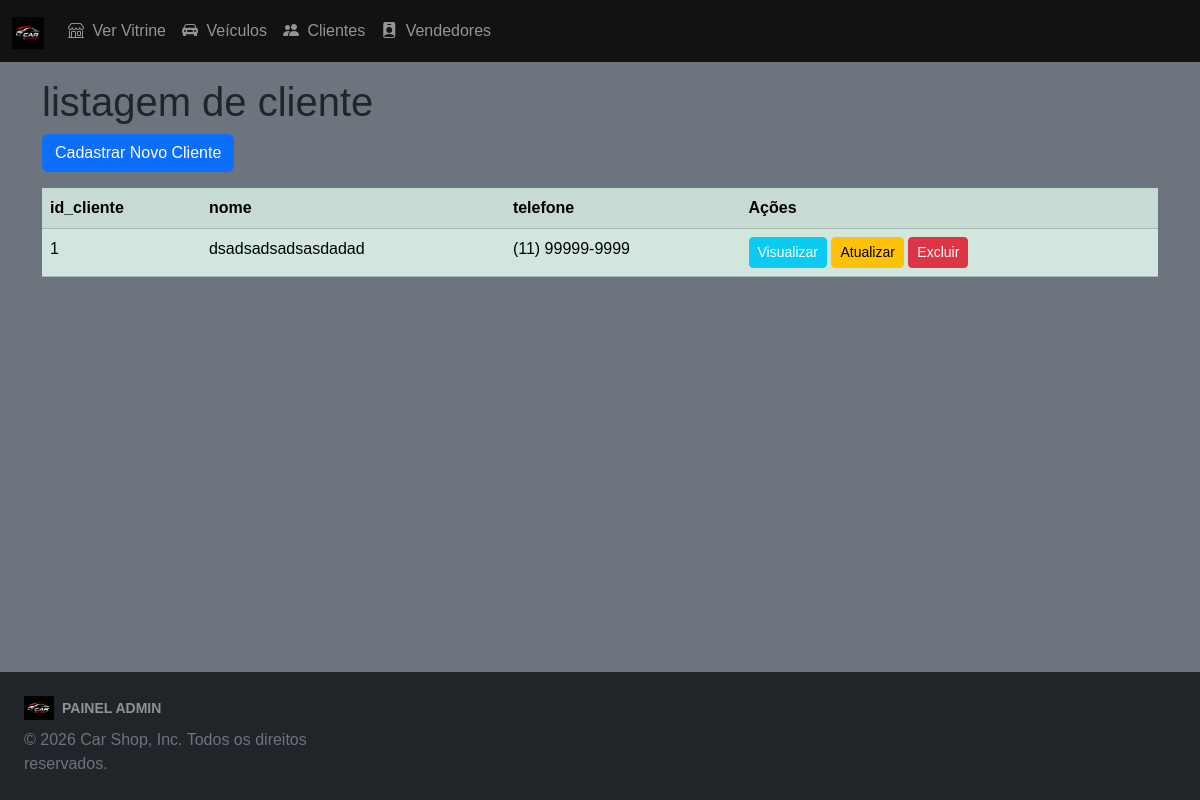
Page /cliente-listagem.php on the committed database.
### tables this page shows
CREATE TABLE `tb_cliente` (
  `id_cliente` int(11) NOT NULL AUTO_INCREMENT,
  `nome` varchar(120) NOT NULL,
  `cpf` varchar(14) NOT NULL,
  `email` varchar(100) NOT NULL,
  `telefone` varchar(20) NOT NULL,
  `senha` varchar(225) NOT NULL,
  `foto` varchar(1000) NOT NULL,
  PRIMARY KEY (`id_cliente`)
);

### cliente-listagem.php (the view, shortened to what this page needs)
<?php
include "include/inc-cabecalho.php";
include "include/inc-menu-administrador.php";
?>
<body class="d-flex flex-column min-vh-100 bg-secondary">
    <main class="container pt-3 mb-2">
        <h1>listagem de cliente</h1>
        <div class="row">
         <div class="col">
            <a href="cliente-cadastrar.php" class="btn btn-primary mb-3">Cadastrar Novo Cliente</a>
         </div>
        </div>
        <div class="row">
        <div class="col">
        <table class="table table-success table-striped">
            <tr>
            <th>id_cliente</th>
            <th>nome</th>
            <th>telefone</th>
            <th scope="col">Ações</th>
            </tr>
            <?php
            include "inc-conexao.php";
            $sql = "select * from tb_cliente order by id_cliente, nome, cpf, email, telefone, senha";
            $resultado = mysqli_query($conexao, $sql);
            while($linha_resultado = mysqli_fetch_assoc($resultado)){
                echo "<tr>";
                echo "<td> {$linha_resultado['id_cliente']} </td>";
                echo "<td> {$linha_resultado['nome']} </td>";
                echo "<td> {$linha_resultado['telefone']} </td>";
                echo "<td>";
                echo " <a href='cliente-visualizar.php?id_cliente={$linha_resultado['id_cliente']}' class='btn btn-sm btn-info text-white'>Visualizar</a> ";
                echo " <a href='cliente-atualizar.php?id_cliente={$linha_resultado['id_cliente']}' class='btn btn-sm btn-warning'>Atualizar</a> ";
                echo " <a href='cliente-excluir.php?id_cliente={$linha_resultado['id_cliente']}' class='btn btn-sm btn-danger'>Excluir</a> ";
                echo "</td>";
                echo "</tr>";
            }
            ?>
                </table>
            </div>
        </div>
    </main>
    <?php include "include/inc-footer-administrador.php"?>
</body>

### css/style.css (style rules this page uses)
body { font-family: 'Montserrat', sans-serif; }

### rows in the picture
tb_cliente: id_cliente "1", nome "dsadsadsadsasdadad", telefone "(11) 99999-9999"
